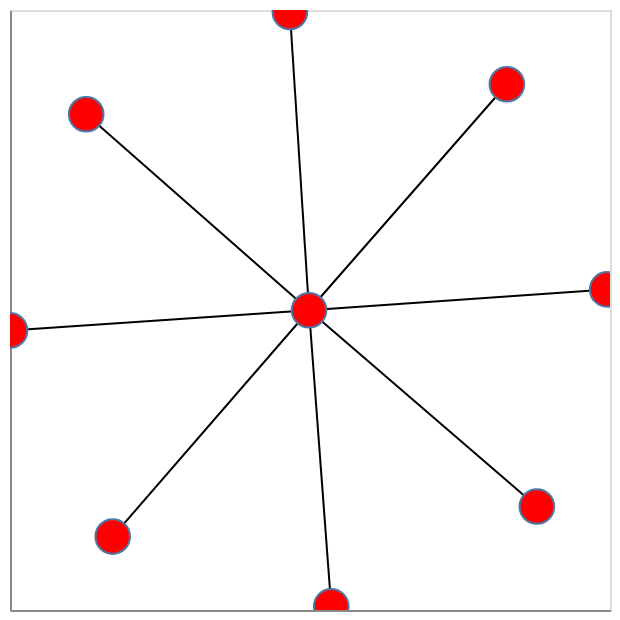

The notebook cell saved with this chart:
### Code cell
import networkx as nx
import nx_altair as nxa


import json
with open("output.json", "r") as file:
    json_data = json.load(file)

G = nx.Graph(name="My Graph")
# def temp():
#     global G
#     G.add_edge('1', 1)
#     G.add_edge('1', 2)
#     G.add_edge('2', 3)
#     G.add_edge('2', 1)
#     G.add_edge('2', 2)
# temp()
# G.add_edge(1, 2, weight=3)
# G.add_edge(1, 4, weight=4)
# G.add_edge(1, 5, weight=4)
# G.add_edge(1, 6, weight=4)
# G.add_edge(2, 9, weight=4)
# G.add_edge(2, 7, weight=4)
# G.add_edge(2, 8, weight=4)
# G.add_edge(*e)
# G.add_edges_form([(1,2)])

def get_data(json_data):
    global G
    for key in json_data:
        node = key
        values = list(json_data[key])
        
        
        # print(node)
        # print(values)
        for value in values:
            # print(f"{node} and {value}")
            G.add_edge(node, value, weight=3)
        
        # get_data(json_data[key])

get_data(json_data)

# pos = nx.spring_layout(G)

viz = nxa.draw_networkx(G)
viz = nxa.

viz.interactive()

### Figure 1 — Vega-Lite specification as saved in the notebook (floating-point values rounded to 4 significant figures)
{"config": {"view": {"continuousWidth": 300, "continuousHeight": 300}}, "layer": [{"data": {"name": "data-31690dc2faadafdb2e40090cc44f9964"}, "mark": {"type": "line", "color": "black", "opacity": 1, "strokeWidth": 1}, "encoding": {"detail": {"field": "edge", "type": "quantitative"}, "x": {"axis": {"grid": false, "labels": false, "ticks": false, "title": ""}, "field": "x", "type": "quantitative"}, "y": {"axis": {"grid": false, "labels": false, "ticks": false, "title": ""}, "field": "y", "type": "quantitative"}}, "name": "view_60"}, {"data": {"name": "data-798fd0ab25e5033d396b05cba1831698"}, "mark": {"type": "point", "fill": "red", "opacity": 1, "size": 300, "strokeWidth": 1.0}, "encoding": {"x": {"axis": {"grid": false, "labels": false, "ticks": false}, "field": "x", "type": "quantitative"}, "y": {"axis": {"grid": false, "labels": false, "ticks": false}, "field": "y", "type": "quantitative"}}}], "params": [{"name": "param_60", "select": {"type": "interval", "encodings": ["x", "y"]}, "bind": "scales", "views": ["view_60"]}], "$schema": "https://vega.github.io/schema/vega-lite/v5.16.3.json", "datasets": {"data-31690dc2faadafdb2e40090cc44f9964": [{"y": -0.0007912, "edge": 0, "source": "https://en.wikipedia.org/wiki/Erd%C5%91s_number", "weight": 3, "target": "https://en.wikipedia.org/wiki/File:Erdos_budapest_fall_1992.jpg", "pair": ["https://en.wikipedia.org/wiki/Erd%C5%91s_number", "https://en.wikipedia.org/wiki/File:Erdos_budapest_fall_1992.jpg"], "x": -0.003204}, {"y": 0.7526, "edge": 0, "source": "https://en.wikipedia.org/wiki/Erd%C5%91s_number", "weight": 3, "target": "https://en.wikipedia.org/wiki/File:Erdos_budapest_fall_1992.jpg", "pair": ["https://en.wikipedia.org/wiki/Erd%C5%91s_number", "https://en.wikipedia.org/wiki/File:Erdos_budapest_fall_1992.jpg"], "x": 0.6564}, {"y": -0.0007912, "edge": 1, "source": "https://en.wikipedia.org/wiki/Erd%C5%91s_number", "weight": 3, "target": "https://en.wikipedia.org/wiki/Paul_Erd%C5%91s", "pair": ["https://en.wikipedia.org/wiki/Erd%C5%91s_number", "https://en.wikipedia.org/wiki/Paul_Erd%C5%91s"], "x": -0.003204}, {"y": -0.06813, "edge": 1, "source": "https://en.wikipedia.org/wiki/Erd%C5%91s_number", "weight": 3, "target": "https://en.wikipedia.org/wiki/Paul_Erd%C5%91s", "pair": ["https://en.wikipedia.org/wiki/Erd%C5%91s_number", "https://en.wikipedia.org/wiki/Paul_Erd%C5%91s"], "x": -1.0}, {"y": -0.0007912, "edge": 2, "source": "https://en.wikipedia.org/wiki/Erd%C5%91s_number", "weight": 3, "target": "https://en.wikipedia.org/wiki/Help:IPA/Hungarian", "pair": ["https://en.wikipedia.org/wiki/Erd%C5%91s_number", "https://en.wikipedia.org/wiki/Help:IPA/Hungarian"], "x": -0.003204}, {"y": -0.6551, "edge": 2, "source": "https://en.wikipedia.org/wiki/Erd%C5%91s_number", "weight": 3, "target": "https://en.wikipedia.org/wiki/Help:IPA/Hungarian", "pair": ["https://en.wikipedia.org/wiki/Erd%C5%91s_number", "https://en.wikipedia.org/wiki/Help:IPA/Hungarian"], "x": 0.7562}, {"y": -0.0007912, "edge": 3, "source": "https://en.wikipedia.org/wiki/Erd%C5%91s_number", "weight": 3, "target": "https://en.wikipedia.org/wiki/List_of_important_publications_in_mathematics", "pair": ["https://en.wikipedia.org/wiki/Erd%C5%91s_number", "https://en.wikipedia.org/wiki/List_of_important_publications_in_mathematics"], "x": -0.003204}, {"y": 0.9934, "edge": 3, "source": "https://en.wikipedia.org/wiki/Erd%C5%91s_number", "weight": 3, "target": "https://en.wikipedia.org/wiki/List_of_important_publications_in_mathematics", "pair": ["https://en.wikipedia.org/wiki/Erd%C5%91s_number", "https://en.wikipedia.org/wiki/List_of_important_publications_in_mathematics"], "x": -0.06699}, {"y": -0.0007912, "edge": 4, "source": "https://en.wikipedia.org/wiki/Erd%C5%91s_number", "weight": 3, "target": "https://en.wikipedia.org/wiki/Hungarian_people", "pair": ["https://en.wikipedia.org/wiki/Erd%C5%91s_number", "https://en.wikipedia.org/wiki/Hungarian_people"], "x": -0.003204}, {"y": -0.9878, "edge": 4, "source": "https://en.wikipedia.org/wiki/Erd%C5%91s_number", "weight": 3, "target": "https://en.wikipedia.org/wiki/Hungarian_people", "pair": ["https://en.wikipedia.org/wiki/Erd%C5%91s_number", "https://en.wikipedia.org/wiki/Hungarian_people"], "x": 0.07074}, {"y": -0.0007912, "edge": 5, "source": "https://en.wikipedia.org/wiki/Erd%C5%91s_number", "weight": 3, "target": "https://en.wikipedia.org/wiki/Leonhard_Euler", "pair": ["https://en.wikipedia.org/wiki/Erd%C5%91s_number", "https://en.wikipedia.org/wiki/Leonhard_Euler"], "x": -0.003204}, {"y": -0.7552, "edge": 5, "source": "https://en.wikipedia.org/wiki/Erd%C5%91s_number", "weight": 3, "target": "https://en.wikipedia.org/wiki/Leonhard_Euler", "pair": ["https://en.wikipedia.org/wiki/Erd%C5%91s_number", "https://en.wikipedia.org/wiki/Leonhard_Euler"], "x": -0.6576}, {"y": -0.0007912, "edge": 6, "source": "https://en.wikipedia.org/wiki/Erd%C5%91s_number", "weight": 3, "target": "https://en.wikipedia.org/wiki/Collaboration_graph", "pair": ["https://en.wikipedia.org/wiki/Erd%C5%91s_number", "https://en.wikipedia.org/wiki/Collaboration_graph"], "x": -0.003204}, {"y": 0.0686, "edge": 6, "source": "https://en.wikipedia.org/wiki/Erd%C5%91s_number", "weight": 3, "target": "https://en.wikipedia.org/wiki/Collaboration_graph", "pair": ["https://en.wikipedia.org/wiki/Erd%C5%91s_number", "https://en.wikipedia.org/wiki/Collaboration_graph"], "x": 0.9905}, {"y": -0.0007912, "edge": 7, "source": "https://en.wikipedia.org/wiki/Erd%C5%91s_number", "weight": 3, "target": "https://en.wikipedia.org/wiki/Fields_Medalists", "pair": ["https://en.wikipedia.org/wiki/Erd%C5%91s_number", "https://en.wikipedia.org/wiki/Fields_Medalists"], "x": -0.003204}, {"y": 0.6525, "edge": 7, "source": "https://en.wikipedia.org/wiki/Erd%C5%91s_number", "weight": 3, "target": "https://en.wikipedia.org/wiki/Fields_Medalists", "pair": ["https://en.wikipedia.org/wiki/Erd%C5%91s_number", "https://en.wikipedia.org/wiki/Fields_Medalists"], "x": -0.746}], "data-798fd0ab25e5033d396b05cba1831698": [{"y": -0.0007912, "x": -0.003204}, {"y": 0.7526, "x": 0.6564}, {"y": -0.06813, "x": -1.0}, {"y": -0.6551, "x": 0.7562}, {"y": 0.9934, "x": -0.06699}, {"y": -0.9878, "x": 0.07074}, {"y": -0.7552, "x": -0.6576}, {"y": 0.0686, "x": 0.9905}, {"y": 0.6525, "x": -0.746}]}}
